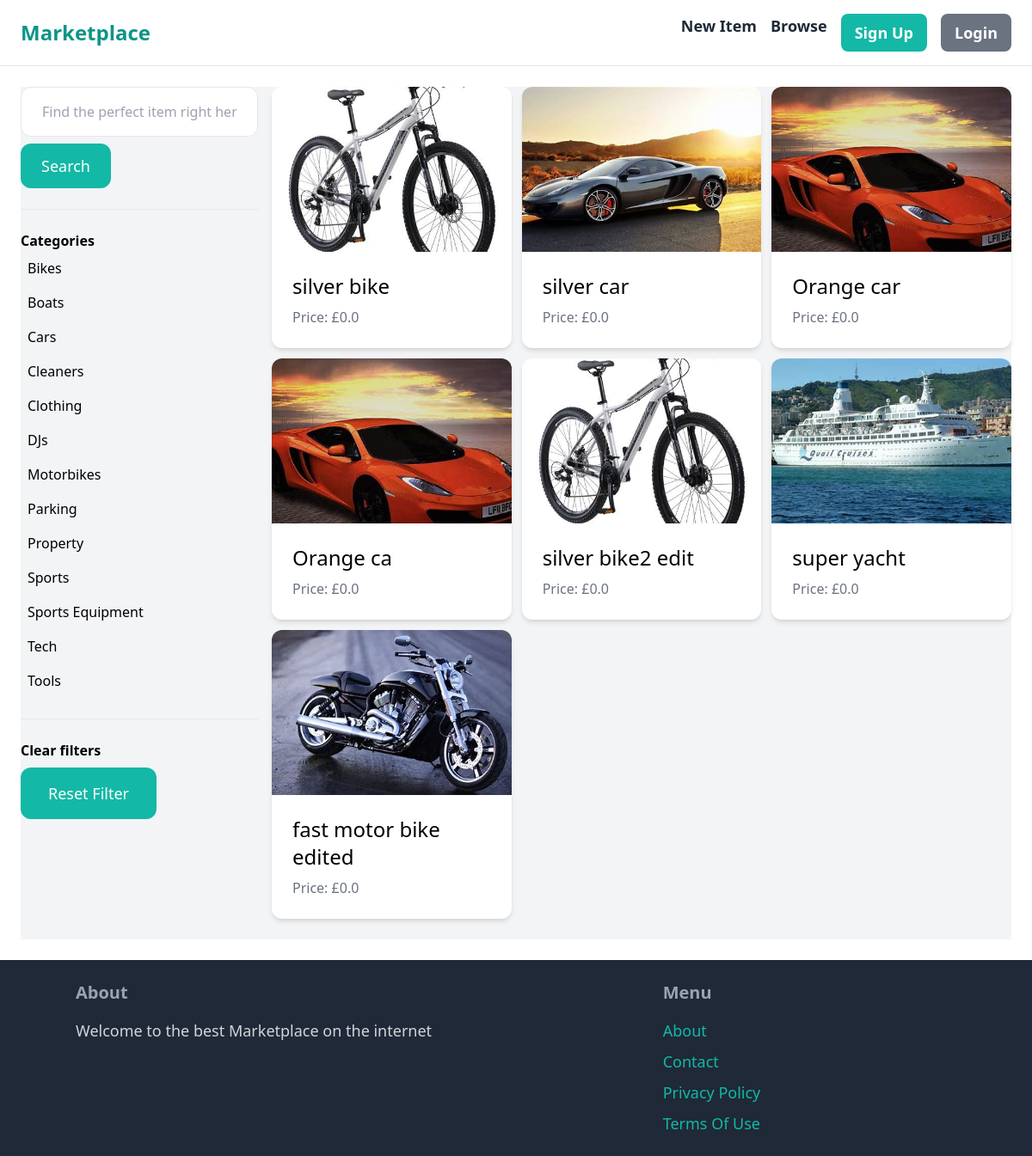
The app's page /items/ with its own data.
### item/models.py (models this page shows, shortened)
class Category(models.Model):
    name = models.CharField(max_length=255)
    class Meta:
        ordering = ('name',)
        verbose_name_plural = 'Categories'

class Item(models.Model):
    name = models.CharField(max_length=255)
    description = models.TextField()
    price = models.FloatField(default=0.00)  # Ensure a default value is set
    image = models.ImageField(upload_to='items/')
    is_sold = models.BooleanField(default=False)
    created_at = models.DateTimeField(default=timezone.now)
    category = models.ForeignKey(Category, related_name='items', on_delete=models.CASCADE)
    created_by = models.ForeignKey(settings.AUTH_USER_MODEL, related_name='items', on_delete=models.CASCADE)
    available_dates = models.TextField(blank=True, null=True)
    daily_price = models.FloatField(default=0.00)

### item/views.py (the view)
# urls.py: path('', views.items, name='items'),
def items(request):
    query = request.GET.get('query', '')
    categories = Category.objects.all()
    category_id = request.GET.get('category', 0)
    items = Item.objects.filter(is_sold=False)
    if category_id:
        items = items.filter(category_id=category_id)
    if query:
         items = items.filter(Q(name__icontains=query)| Q(description__icontains=query))
    return render(request, 'item/items.html',{
        'items' : items,
        'query' : query,
        'categories' : categories,
        'category_id' : int(category_id),
    })

### item/templates/item/items.html (shortened to what this page needs)
{% extends 'core/base.html' %}
{% block content %}
    <div class="pb-6 grid grid-cols-4 gap-4 bg-gray-100">
        <div class="col-span-1">
            <form method="get" action="{% url 'item:items' %}">
                <input name="query" class="w-full py-4 px-6 border rounded-xl"type='text' value="{{ query }}" placeholder="Find the perfect item right here...">
                <button class="mt-2 py-3 px-6 text-lg bg-teal-500 text-white rounded-xl hover:bg-teal-700">Search</button>
            </form>
            <hr class="my-6">
            <p class="font-semibold">Categories</p>
            <ul>
                {% for category in categories %}
                    <li class="py-2 px-2 rounded-xl{% if category.id == category_id %} bg-gray-200{% endif %}">
                        <a href="{% url 'item:items' %}?query={{ query }}&category={{ category.id }}">{{ category.name }}</a>
                    </li>
                {% endfor %}
            </ul>
            <hr class="my-6">
            <p class="font-semibold">Clear filters</p>
            <ul>
                <li><a href="{% url 'item:items' %}"class="mt-2 py-4 px-8 inline-block bg-teal-500 hover:b-teal-700 text-lg rounded-xl text-white">Reset Filter</a></li>
            </ul>
        </div>
        <div class="col-span-3">
            <div class="grid grid-cols-3 gap-3">
                {% for item in items %}
                    <div class="flex flex-col bg-white rounded-xl shadow-md overflow-hidden">
                        <a href="{% url 'item:detail' pk=item.id %}" class="flex flex-col h-full">
                            <div class="flex-shrink-0">
                                <img src="{{ item.image.url }}" class="w-full h-48 object-cover">
                            </div>
                            <div class="flex-1 p-6 flex flex-col">
                                <h2 class="text-2xl mb-2">{{ item.name }}</h2>
                                <p class="text-gray-500">Price: £{{ item.price }}</p>
                            </div>
                        </a>
                    </div>
                {% endfor %}
            </div>
        </div>
    </div>
{% endblock %}

### records on screen
Category: name "Bikes"
Category: name "Boats"
Category: name "Cars"
Category: name "Cleaners"
Category: name "Clothing"
Category: name "DJs"
Category: name "Motorbikes"
Category: name "Parking"
Category: name "Property"
Category: name "Sports"
Category: name "Sports Equipment"
Category: name "Tech"
Category: name "Tools"
Item: image (picture), name "silver bike", price "0.0"
Item: image (picture), name "silver car", price "0.0"
Item: image (picture), name "Orange car", price "0.0"
Item: image (picture), name "Orange ca", price "0.0"
Item: image (picture), name "silver bike2 edit", price "0.0"
Item: image (picture), name "super yacht", price "0.0"
Item: image (picture), name "fast motor bike edited", price "0.0"
